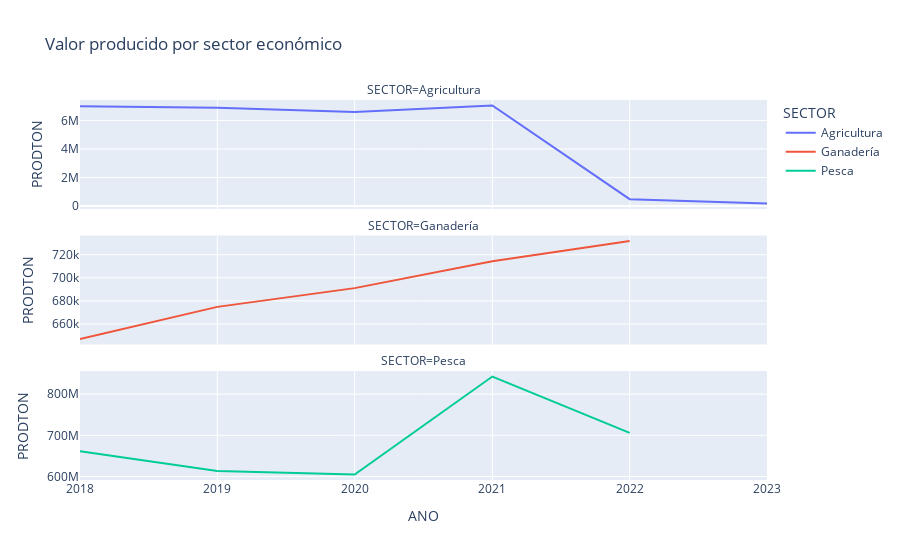

This figure's notebook cell:
### Code cell
# Graficamos el valor producido por sector economico a traves del tiempo
fig = px.line(agp_anual, x='ANO', y='PRODTON', color='SECTOR', title='Valor producido por sector económico', facet_col='SECTOR', facet_col_wrap=1)
fig.update_yaxes(matches=None)
fig.show()

### Figure 1 — Plotly figure (JSON) as saved in the notebook; plotly's stock layout.template omitted (floating-point values rounded to 4 significant figures)
{"data": [{"hovertemplate": "SECTOR=Agricultura<br>ANO=%{x}<br>PRODTON=%{y}<extra></extra>", "legendgroup": "Agricultura", "line": {"color": "#636efa", "dash": "solid"}, "marker": {"symbol": "circle"}, "mode": "lines", "name": "Agricultura", "orientation": "v", "showlegend": true, "type": "scatter", "x": ["2018-01-01", "2019-01-01", "2020-01-01", "2021-01-01", "2022-01-01", "2023-01-01"], "xaxis": "x3", "y": [6989000.0, 6894000.0, 6598000.0, 7049000.0, 475900.0, 171900.0], "yaxis": "y3"}, {"hovertemplate": "SECTOR=Ganadería<br>ANO=%{x}<br>PRODTON=%{y}<extra></extra>", "legendgroup": "Ganadería", "line": {"color": "#EF553B", "dash": "solid"}, "marker": {"symbol": "circle"}, "mode": "lines", "name": "Ganadería", "orientation": "v", "showlegend": true, "type": "scatter", "x": ["2018-01-01", "2019-01-01", "2020-01-01", "2021-01-01", "2022-01-01"], "xaxis": "x2", "y": [647000.0, 674800.0, 691000.0, 714300.0, 731900.0], "yaxis": "y2"}, {"hovertemplate": "SECTOR=Pesca<br>ANO=%{x}<br>PRODTON=%{y}<extra></extra>", "legendgroup": "Pesca", "line": {"color": "#00cc96", "dash": "solid"}, "marker": {"symbol": "circle"}, "mode": "lines", "name": "Pesca", "orientation": "v", "showlegend": true, "type": "scatter", "x": ["2018-01-01", "2019-01-01", "2020-01-01", "2021-01-01", "2022-01-01"], "xaxis": "x", "y": [661398663, 613382988, 604614501, 842868074, 705816585], "yaxis": "y"}], "layout": {"annotations": [{"font": {}, "showarrow": false, "text": "SECTOR=Pesca", "x": 0.5, "xanchor": "center", "xref": "paper", "y": 0.2867, "yanchor": "bottom", "yref": "paper"}, {"font": {}, "showarrow": false, "text": "SECTOR=Ganadería", "x": 0.5, "xanchor": "center", "xref": "paper", "y": 0.6433, "yanchor": "bottom", "yref": "paper"}, {"font": {}, "showarrow": false, "text": "SECTOR=Agricultura", "x": 0.5, "xanchor": "center", "xref": "paper", "y": 1.0, "yanchor": "bottom", "yref": "paper"}], "legend": {"title": {"text": "SECTOR"}, "tracegroupgap": 0}, "title": {"text": "Valor producido por sector económico"}, "xaxis": {"anchor": "y", "domain": [0, 1], "title": {"text": "ANO"}}, "xaxis2": {"anchor": "y2", "domain": [0, 1], "matches": "x", "showticklabels": false}, "xaxis3": {"anchor": "y3", "domain": [0, 1], "matches": "x", "showticklabels": false}, "yaxis": {"anchor": "x", "domain": [0, 0.2867], "title": {"text": "PRODTON"}}, "yaxis2": {"anchor": "x2", "domain": [0.3567, 0.6433], "title": {"text": "PRODTON"}}, "yaxis3": {"anchor": "x3", "domain": [0.7133, 1.0], "title": {"text": "PRODTON"}}}}
